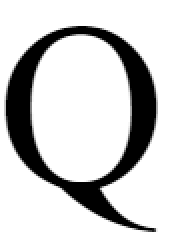
#> input picture CV/Q.png, 91 x 125 px, found by its file name (shown 2 times larger)
$ python -i textFork.py   (imports and definitions only)
#> lines starting #> are read from the running program, lines starting #| are printed output that depends on the picture; after the words box and inside, x2 and y2 are one past the last pixel; in counts of white or black regions, pixels touching at a corner belong together
import cv2
import numpy as np
import requests
from PIL import Image

# for 0.8 koef works correctly
# for 0.85 NOT
skip_koeff = 0.75
HEIGHT = 100
waitFlag = 1

# [12 lines left out: functions wait, sh, not called in this run]

def cut_corners(img):
    color_converted = cv2.cvtColor(img, cv2.COLOR_GRAY2RGB)
    im = Image.fromarray(color_converted)
    a = np.array(im)[:,:,:3]  # keep RGB only
    m = np.any(a != [255, 255, 255], axis=2)
    coords = np.argwhere(m)
    y0, x0, y1, x1 = *np.min(coords, axis=0), *np.max(coords, axis=0)
    im = im.crop((x0, y0, x1+1, y1+1))
    ret = np.array(im)
    ret = cv2.cvtColor(ret, cv2.COLOR_BGR2GRAY)
    return ret


# [86 lines left out: functions sort_by_text, get_letters, get_letter, not called in this run]

# [7 lines of commented-out code are left out]
e_full_test = "https://stepik.org/media/attachments/course/187016/extended_Full_test.png"
# ee_full_test = "https://stepik.org/media/attachments/course/187016/eextended_Full_test.png"
url = e_full_test
# [1 line that did not run here, left out]
# [1 line that did not run here, left out]
# [1 line that did not run here, left out]
# [1 line that did not run here, left out]
# [1 line that did not run here, left out]
# [1 line that did not run here, left out]
# [1 line that did not run here, left out]
# [1 line that did not run here, left out]
# sh("SDf", image)
# print(image.shape)
# [1 line that did not run here, left out]
# [7 lines of commented-out code are left out]

Q_url = "https://stepik.org/media/attachments/course/187016/Q.png"
resp = requests.get(Q_url, stream=True, timeout=100.0).raw
Q = np.asarray(bytearray(resp.read()), dtype="uint8")
Q = cv2.imdecode(Q, cv2.IMREAD_GRAYSCALE)
#> Q is the input picture: shape (125, 91); min 0, max 255, mean 206.7
ret, Q = cv2.threshold(Q, 127, 255, cv2.THRESH_BINARY)
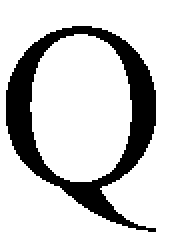
#> Q: shape (125, 91) (shown 2 times larger); 81.2% white; 1 black region, box (x1, y1, x2, y2) and area: (3, 13, 78, 116) 2144
Q = cut_corners(Q)
#> in cut_corners, `coords = np.argwhere(m)`: coords = 2144 pairs, first value 13 to 115, second value 3 to 77
#> in cut_corners, `y0, x0, y1, x1 = *np.min(coords, axis=0), *np.max(coords, axis=0)`: y0 = 13; x0 = 3; y1 = 115; x1 = 77
#> in cut_corners, `im = im.crop((x0, y0, x1+1, y1+1))`:
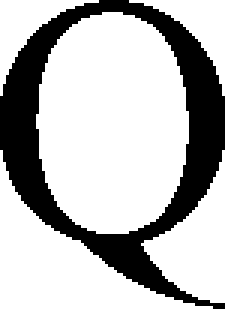
#> im: PIL image 75x103 RGB (shown 3 times larger); 72.2% white; 1 black region, box (x1, y1, x2, y2) and area: (0, 0, 75, 103) 2144
Q_h, Q_w = Q.shape
#> Q_h = 103; Q_w = 75
Q = cv2.resize(Q, (int(Q_w / Q_h * HEIGHT) - 1, HEIGHT - 1))
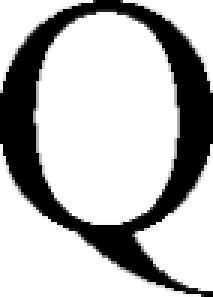
#> Q: shape (99, 71) (shown 3 times larger); min 0, max 255, mean 184.3
Q_h, Q_w = Q.shape
#> Q_h = 99; Q_w = 71

cleared_q_num = 0
letters = []
# [1 line that did not run here, left out]
# [1 line that did not run here, left out]
# [7 lines not run here, left out]
# print(cleared_q_num)
# [1 line that did not run here, left out]
# [1 line that did not run here, left out]
# [1 line that did not run here, left out]
# [1 line that did not run here, left out]
# print(new_iw)
# [2 lines not run here, left out]
# sh("with no Q", image, 2)

mn = "https://stepik.org/media/attachments/course/187016/MN_templ.png"
templ = "https://stepik.org/media/attachments/course/187016/text_template.png"
templ_corrected_MN = "https://stepik.org/media/attachments/course/187016/corrected_templ.png"
with_no_q = "https://stepik.org/media/attachments/course/187016/alphabet_with_no_Q.png"
noq = "https://stepik.org/media/attachments/course/187016/literally_no_Q.png"

# [1 line that did not run here, left out]
template = np.asarray(bytearray(resp.read()), dtype="uint8")
# [1 line that did not run here, left out]
ret, template = cv2.threshold(template, 127, 255, cv2.THRESH_BINARY)
# [1 line that did not run here, left out]
# [1 line that did not run here, left out]
# [5 lines of commented-out code are left out]

# [1 line that did not run here, left out]
# cv2.imshow("letter A", alph_letters[0])

# [1 line that did not run here, left out]
# [1 line that did not run here, left out]
# [8 lines of commented-out code are left out]
# [7 lines not run here, left out]
    # print(chr(res))
# print(letters)
sorted_letters = sorted(letters, key=lambda x: x[1])
# for el in sorted_letters:
#     print("Chr", el[0], "at", el[1])
# [2 lines not run here, left out]

>>> import cv2
>>> picture = cv2.imread('Q.png')
#> picture: shape (125, 91, 3); min 0, max 255, mean 206.7
#> (the run stopped early here; a loop or call above may not have finished)
